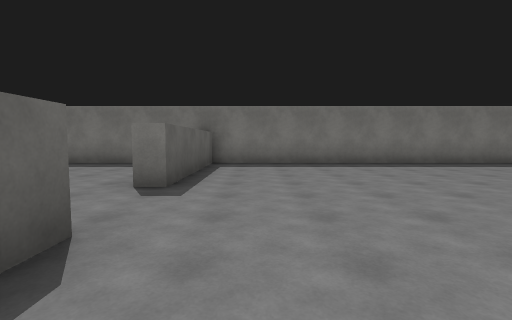
View 1 (above)

19 first-person views from a walk through a Unity game level. The camera is 1.4 m above the floor, tilts 4° down and sees 85° across. The floor is counted in squares, 2 m on a side. Each view is taken from the middle of a square. On the plan, view 1 faces up. The plan holds only what a view shows up to about 9 squares ahead; the rest is blank. The place goes on beyond the plan. The player character is not drawn. Surface patterns are stand-ins for the level's own textures.

View 2
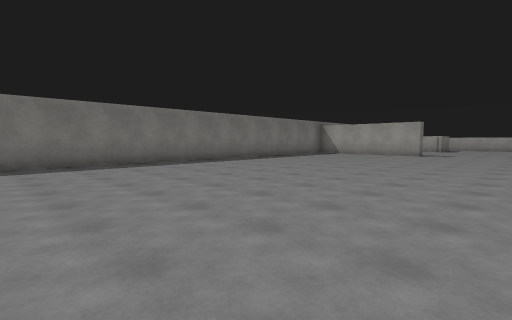

View 3
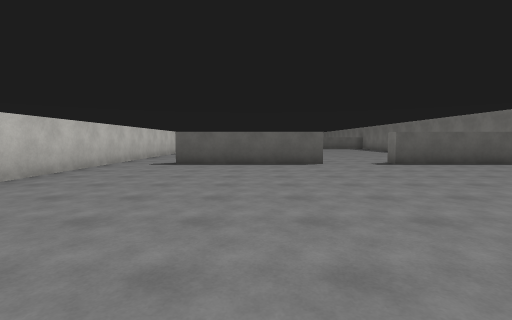

View 4
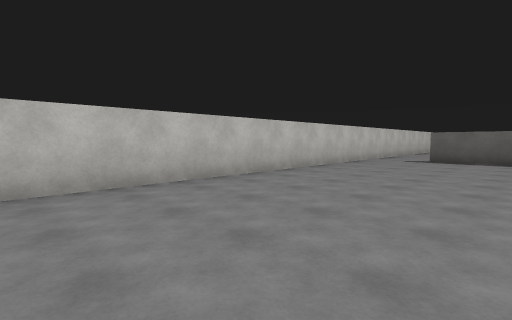

View 5
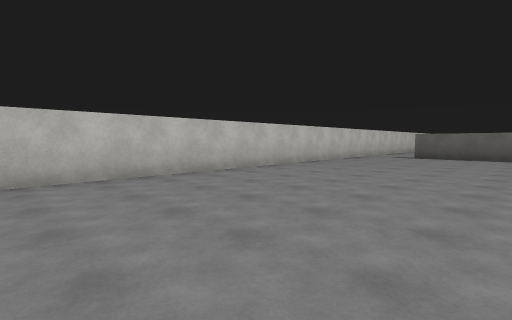

View 6
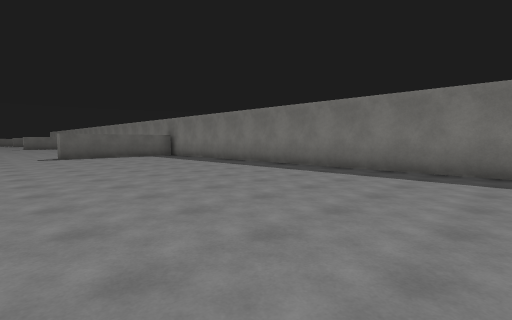

View 7
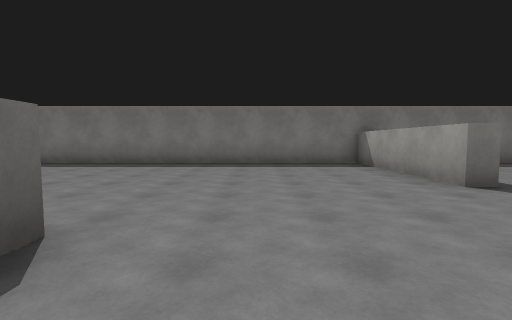

View 8
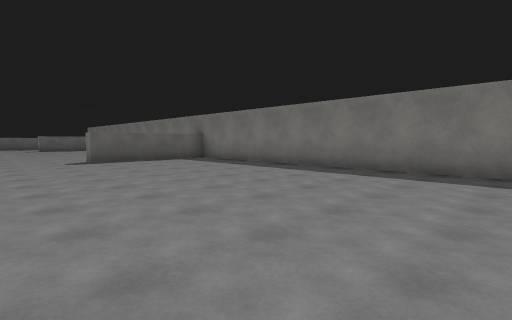

View 9
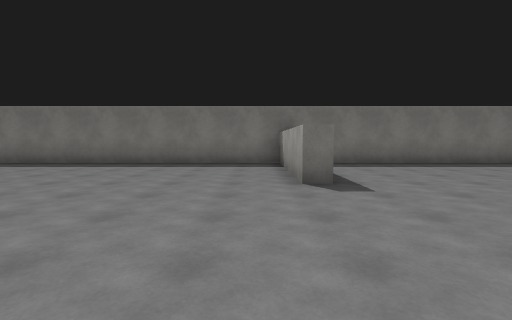

View 10
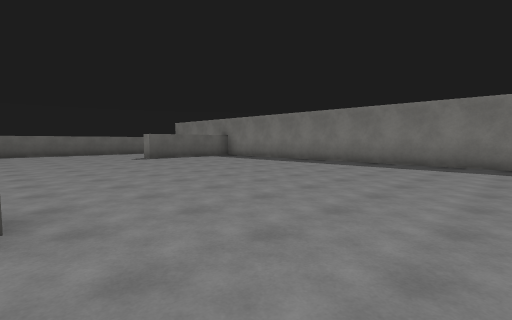

View 11
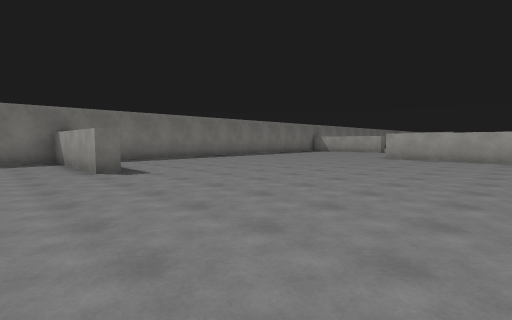

View 12
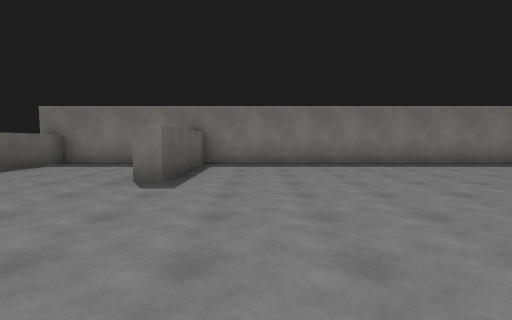

View 13
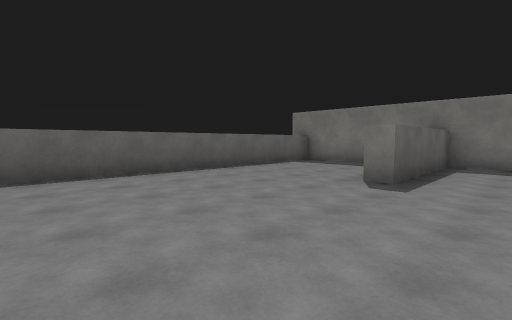

View 14
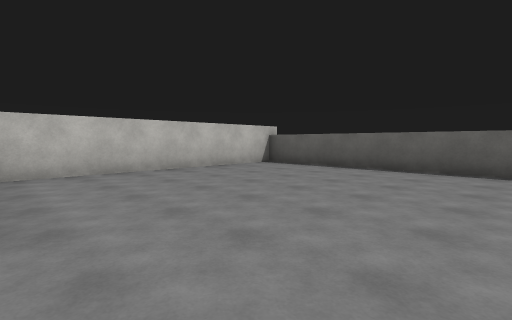

View 15
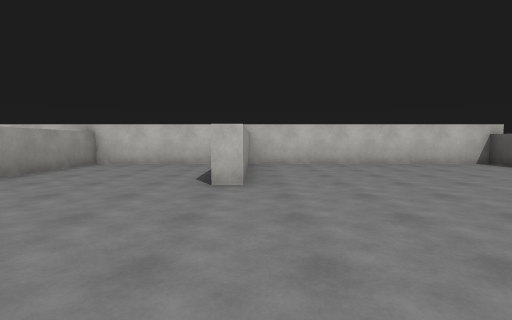

View 16
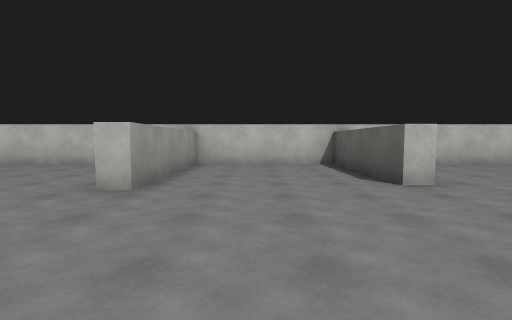

View 17
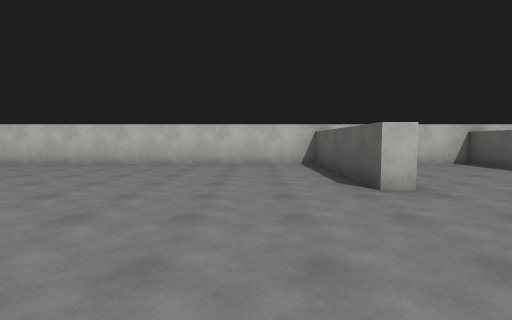

View 18
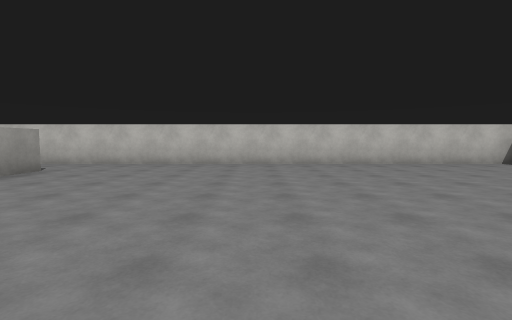

View 19
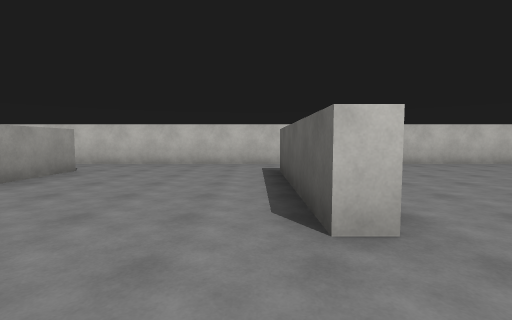

### Floor plan
Points are (right, up) in squares from view 1. A wall is a line through its corners. A room is listed if a view was taken in it or the views show most of it. See-through windows are left out.
Room 1 (views 1, 2, 3, 4, 5, 6)
walls: (-1.3, 2.1) (-1.3, -2.5); (-0.6, -4.3) (10.9, -4.3); (10.8, 8.7) (-1.3, 8.7) (-1.3, 4.2)
ways out: opening at (-1, -3.5) to room 2; opening at (-1, 3.5) to room 2
Room 2 (views 7, 8, 9, 10, 11, 12, 13, 14, 15, 16, 17, 18, 19)
walls: (-15.7, 5.1) (-15.7, 4.5) (-16.2, 4.5) (-16.2, 8.7) (-27.6, 8.7) (-27.6, 4.8) (-28.1, 4.8); (-7.1, 2) (-6.6, 2) (-6.6, -2.5); (-7.1, -2.5) (-7.1, -0.1); (-1.3, 4.2) (-1.8, 4.2) (-1.8, 8.7) (-14.6, 8.7); (-1.8, -2.5) (-1.8, -0.5); (-29.8, 8.7) (-31.9, 8.7) (-31.9, -4.3) (-24.8, -4.3) (-24.8, -0.3) (-24.3, -0.3) (-24.3, -4.3) (-20.3, -4.3) (-20.3, 0.1) (-19.8, 0.1) (-19.8, -4.3) (-0.6, -4.3)
ways out: opening at (-1, -3.5) to room 1; opening at (-1, 3.5) to room 1

Positions as (right, up) in squares from view 1, and headings:
1: (0, 0), facing up
2: (0, 0), facing up-right
3: (7, 0), facing left
4: (9, 0), facing down-left
5: (11, 1), facing down-left
6: (11, 2), facing up-left
7: (-5, 0), facing up
8: (-6, 2), facing up-left
9: (-17, 0), facing up
10: (-17, 0), facing up-left
11: (-18, -2), facing up-right
12: (-26, 0), facing up
13: (-26, 0), facing up-left
14: (-25, 2), facing down-left
15: (-25, 4), facing down
16: (-22, 4), facing down
17: (-18, 4), facing down
18: (-12, 4), facing down
19: (-6, 4), facing down
